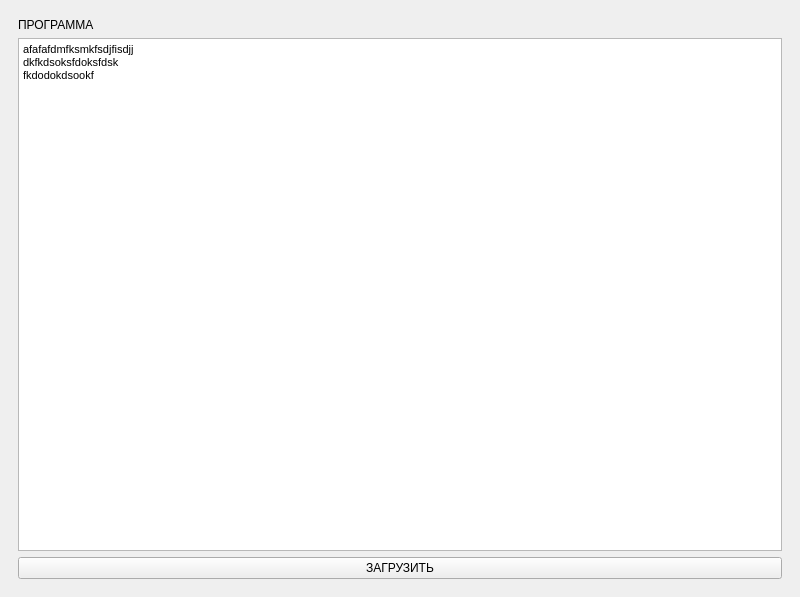
<?xml version="1.0" encoding="UTF-8"?>
<ui version="4.0">
 <class>MainWindow</class>
 <widget class="QMainWindow" name="MainWindow">
  <property name="geometry">
   <rect>
    <x>0</x>
    <y>0</y>
    <width>800</width>
    <height>597</height>
   </rect>
  </property>
  <property name="windowTitle">
   <string>MainWindow</string>
  </property>
  <widget class="QWidget" name="centralWidget">
   <layout class="QVBoxLayout" name="verticalLayout">
    <item>
     <widget class="QStackedWidget" name="stackedWidget">
      <property name="enabled">
       <bool>true</bool>
      </property>
      <property name="currentIndex">
       <number>0</number>
      </property>
      <widget class="QWidget" name="page">
       <property name="enabled">
        <bool>true</bool>
       </property>
       <layout class="QVBoxLayout" name="verticalLayout_2">
        <item>
         <widget class="QLabel" name="nameLabel">
          <property name="text">
           <string>ПРОГРАММА</string>
          </property>
         </widget>
        </item>
        <item>
         <widget class="QTextEdit" name="textEdit">
          <property name="enabled">
           <bool>true</bool>
          </property>
          <property name="styleSheet">
           <string notr="true">bord:none;
</string>
          </property>
          <property name="html">
           <string>&lt;!DOCTYPE HTML PUBLIC &quot;-//W3C//DTD HTML 4.0//EN&quot; &quot;http://www.w3.org/TR/REC-html40/strict.dtd&quot;&gt;
&lt;html&gt;&lt;head&gt;&lt;meta name=&quot;qrichtext&quot; content=&quot;1&quot; /&gt;&lt;style type=&quot;text/css&quot;&gt;
p, li { white-space: pre-wrap; }
&lt;/style&gt;&lt;/head&gt;&lt;body style=&quot; font-family:'MS Shell Dlg 2'; font-size:8.25pt; font-weight:400; font-style:normal;&quot;&gt;
&lt;p style=&quot; margin-top:0px; margin-bottom:0px; margin-left:0px; margin-right:0px; -qt-block-indent:0; text-indent:0px;&quot;&gt;afafafdmfksmkfsdjfisdjj&lt;br /&gt;dkfkdsoksfdoksfdsk&lt;br /&gt;fkdodokdsookf&lt;/p&gt;
&lt;p style=&quot;-qt-paragraph-type:empty; margin-top:0px; margin-bottom:0px; margin-left:0px; margin-right:0px; -qt-block-indent:0; text-indent:0px;&quot;&gt;&lt;br /&gt;&lt;/p&gt;&lt;/body&gt;&lt;/html&gt;</string>
          </property>
         </widget>
        </item>
        <item>
         <widget class="QPushButton" name="startButton">
          <property name="text">
           <string>ЗАГРУЗИТЬ</string>
          </property>
         </widget>
        </item>
       </layout>
      </widget>
      <widget class="QWidget" name="page_2">
       <layout class="QVBoxLayout" name="verticalLayout_3">
        <item>
         <widget class="QFrame" name="frame">
          <property name="frameShape">
           <enum>QFrame::StyledPanel</enum>
          </property>
          <property name="frameShadow">
           <enum>QFrame::Raised</enum>
          </property>
          <layout class="QHBoxLayout" name="horizontalLayout">
           <item>
            <widget class="QListWidget" name="photoListWidget">
             <property name="sizePolicy">
              <sizepolicy hsizetype="Minimum" vsizetype="Expanding">
               <horstretch>0</horstretch>
               <verstretch>0</verstretch>
              </sizepolicy>
             </property>
            </widget>
           </item>
           <item>
            <widget class="QLabel" name="photoDisplayLabel">
             <property name="text">
              <string/>
             </property>
            </widget>
           </item>
          </layout>
         </widget>
        </item>
        <item>
         <widget class="QLabel" name="countLabel">
          <property name="text">
           <string/>
          </property>
         </widget>
        </item>
       </layout>
      </widget>
     </widget>
    </item>
   </layout>
  </widget>
 </widget>
 <resources/>
 <connections/>
</ui>
